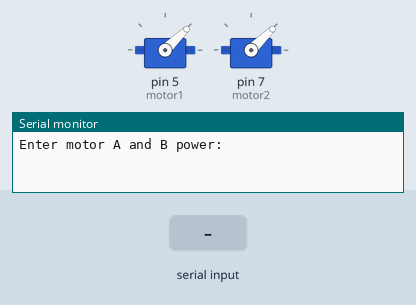
Simulated run of this sketch. Board: Arduino Uno, built with avr-gcc and run on an emulated ATmega328P. Shown: 2 × servo, the last lines printed to the serial monitor. The inputs (shaded band) are chosen by the test bench.

Above: at 1.2 s.
1.3 s: "90,45\n" received over Serial
At 1.8 s:
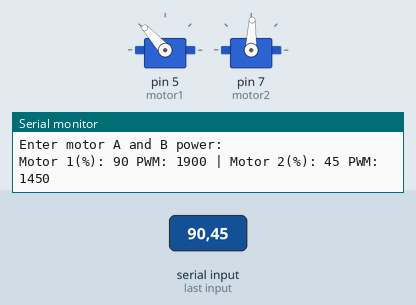
2.8 s: "30,150\n" received over Serial
At 4.0 s:
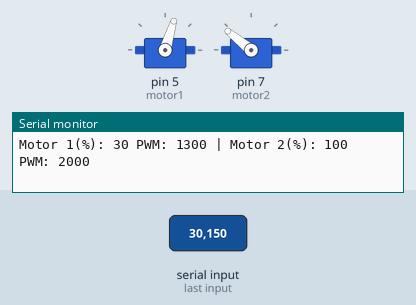
4.3 s: "1,90\n" received over Serial
At 5.2 s:
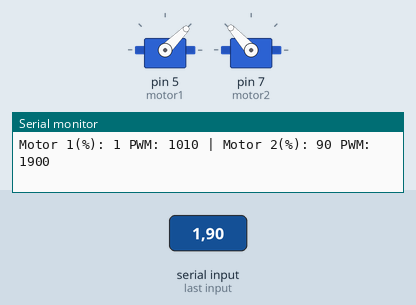
Timing chart, 0 to 7.3 s (numbered marks = the images above; inputs shaded):
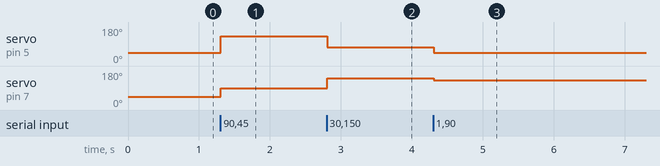

The sketch:

motor_control.ino
```cpp
#include <Servo.h>

Servo motor1;
Servo motor2;

int power1 = 0;
int power2 = 0;

void setup() {

  Serial.begin(9600);

  motor1.attach(5);
  motor2.attach(7);

  motor1.writeMicroseconds(1000);
  motor2.writeMicroseconds(1000);

  Serial.println("Enter motor A and B power:");
}

void loop() {

  if (Serial.available() > 0) {

    String input = Serial.readStringUntil('\n');
    int commaIndex = input.indexOf(',');

    if (commaIndex > 0) {
      String value1 = input.substring(0, commaIndex);
      String value2 = input.substring(commaIndex + 1);

      power1 = value1.toInt();
      power2 = value2.toInt();

      power1 = constrain(power1, 0, 100);
      power2 = constrain(power2, 0, 100);

      int pwm1 = map(power1, 0, 100, 1000, 2000);
      int pwm2 = map(power2, 0, 100, 1000, 2000);

      motor1.writeMicroseconds(pwm1);
      motor2.writeMicroseconds(pwm2);

      Serial.print("Motor 1(%): ");
      Serial.print(power1);
      Serial.print(" PWM: ");
      Serial.print(pwm1);

      Serial.print(" | Motor 2(%): ");
      Serial.print(power2);
      Serial.print(" PWM: ");
      Serial.println(pwm2);

    } else {

      Serial.println("Invalid format. Use: motor1,motor2");

    }
  }
}
```

Measured:
- after the input at 1.3 s, servo on pin 5 (motor1): 44° → 132° at once; servo on pin 7 (motor2): 44° → 88° at once
- after the input at 2.8 s, servo on pin 5 (motor1): 132° → 73° at once; servo on pin 7 (motor2): 88° → 141° at once
- after the input at 4.3 s, servo on pin 5 (motor1): 73° → 45° at once; servo on pin 7 (motor2): 141° → 132° at once
